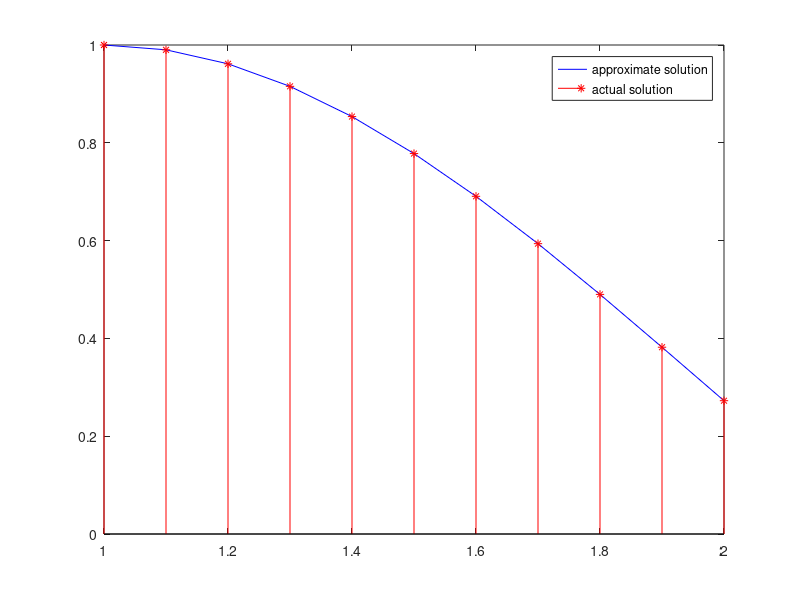

Recreate this plot in MATLAB.
% Use the RK method for the system to approximate the solution of the
% following second order differential equation and compare the result
% to the actual solution.
%
% t^2*y'' - 2*t*y' + 2*y = t^3*ln(t),   1 <= t <= 2,   h = 0.1,
% y(1) = 1,  y'(1) = 0
%
% Actual solution:
% y(t) = (7/4)*t + (1/2)*t^3*ln(t) - (3/4)*t^3

function rk3
clc
clf
clear all
a=1;
b=2;
alpha1=1;
alpha2=0;
h=0.1;
n=(b-a)/h;
t=linspace(a,b,n+1);
y1(1)=alpha1;
y2(1)=alpha2;
for i=1:n
    k1=h*f1(t(i),y1(i),y2(i));
    p1=h*f2(t(i),y1(i),y2(i));
    k2=h*f1(t(i)+h/2,y1(i)+k1/2,y2(i)+p1/2);
    p2=h*f2(t(i)+h/2,y1(i)+k1/2,y2(i)+p1/2);
    k3=h*f1(t(i)+h/2,y1(i)+k2/2,y2(i)+p2/2);
    p3=h*f2(t(i)+h/2,y1(i)+k2/2,y2(i)+p2/2);
    k4=h*f1(t(i)+h,y1(i)+k3,y2(i)+p3);
    p4=h*f2(t(i)+h,y1(i)+k3,y2(i)+p3);
    y1(i+1)=y1(i)+(k1+2*k2+2*k3+k4)/6;
    y2(i+1)=y2(i)+(p1+2*p2+2*p3+p4)/6;
end
plot(t,y1,'-b')
hold on
ey1=(7/4)*t+(1/2)*(t.^3).*log(t)-(3/4)*(t.^3);
stem (t,ey1,'*r')
hold on
legend('approximate solution','actual solution');
fprintf(' x approximate exact error \n');
for i=1:n+1
    fprintf(' %11.5f %11.5f %11.5f %11.5f \n',t(i),y1(i),ey1(i),abs(ey1(i)-y1(i)));
end
function z1=f1(t,y1,y2)
z1=y2;
function z2=f2(t,y1,y2)
z2=(2/t)*y2-(2/(t.^2))*y1+t*log(t);
